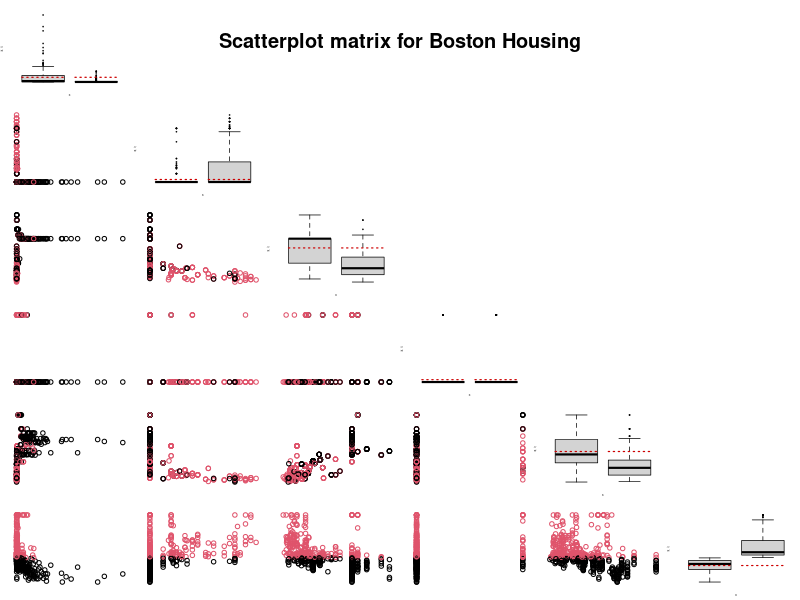

Here is the R script that generated this plot:
# −−−−−−−−−−−−−−−−−−−−−−−−−−−−−−−−−−−−−−−−−−−−−−−−−−−−−−
# Name of QuantLet : MVAdrafthousing
# −−−−−−−−−−−−−−−−−−−−−−−−−−−−−−−−−−−−−−−−−−−−−−−−−−−−−−
# Published in : Applied Multivariate Statistical Analysis
# −−−−−−−−−−−−−−−−−−−−−−−−−−−−−−−−−−−−−−−−−−−−−−−−−−−−−−
# Description : Plots the scatterplot matrix for Boston housing data.
# −−−−−−−−−−−−−−−−−−−−−−−−−−−−−−−−−−−−−−−−−−−−−−−−−−−−−−
# Keywords : financial, data visualization, boxplot, 
# scatterplot, plot, graphical representation
# −−−−−−−−−−−−−−−−−−−−−−−−−−−−−−−−−−−−−−−−−−−−−−−−−−−−−−
# See also : MVAdrafthousingt, MVApcphousing
# −−−−−−−−−−−−−−−−−−−−−−−−−−−−−−−−−−−−−−−−−−−−−−−−−−−−−−
# Author : Vladimir Georgescu, Jorge Patron, Song Song, Julia Wandke, Awdesch Melzer
# −−−−−−−−−−−−−−−−−−−−−−−−−−−−−−−−−−−−−−−−−−−−−−−−−−−−−−
# Submitted : Tue, September 09 2014 by Awdesch Melzer
# −−−−−−−−−−−−−−−−−−−−−−−−−−−−−−−−−−−−−−−−−−−−−−−−−−−−−−
# Datafile : bostonh.dat
# −−−−−−−−−−−−−−−−−−−−−−−−−−−−−−−−−−−−−−−−−−−−−−−−−−−−−−

# clear all variables
rm(list = ls(all = TRUE))
graphics.off()

# load data
data = read.table("bostonh.dat")

K    = as.numeric(data[, 14] > median(data[, 14])) + 1
x    = cbind(data[, -(6:13)], K)
z    = data.frame(x)
z1   = subset(z, z$K == 1)
z2   = subset(z, z$K == 2)
m1   = apply(z1, 2, mean)
m2   = apply(z2, 2, mean)
i    = 0
op   = par(mfrow = c(6, 6), cex = 0.15)

while (i < 6) {
    i = i + 1
    j = 0
    while (j < 6) {
        j = j + 1
        
        if (i == j) {
            boxplot(x[, i] ~ K, at = 1:2, axes = FALSE, lwd = 0.7)
            lines(c(0.6, 1.4), c(m1[i], m1[i]), lty = "dotted", lwd = 1.2, col = "red3")
            lines(c(1.6, 2.4), c(m1[i], m1[i]), lty = "dotted", lwd = 1.2, col = "red3")
        }
        
        if (i > j) {
            yy = cbind(x[, j], x[, i], K)
            plot(yy[, -3], col = as.numeric(K), xlab = "", ylab = "", cex = 4, axes = FALSE)
        }
        
        if (i < j) {
            plot(i, type = "n", axes = FALSE, xlab = "", ylab = "", main = "")
        }
    }
}
title(main = list("Scatterplot matrix for Boston Housing", cex = 8), line = -16, 
    outer = TRUE) 
